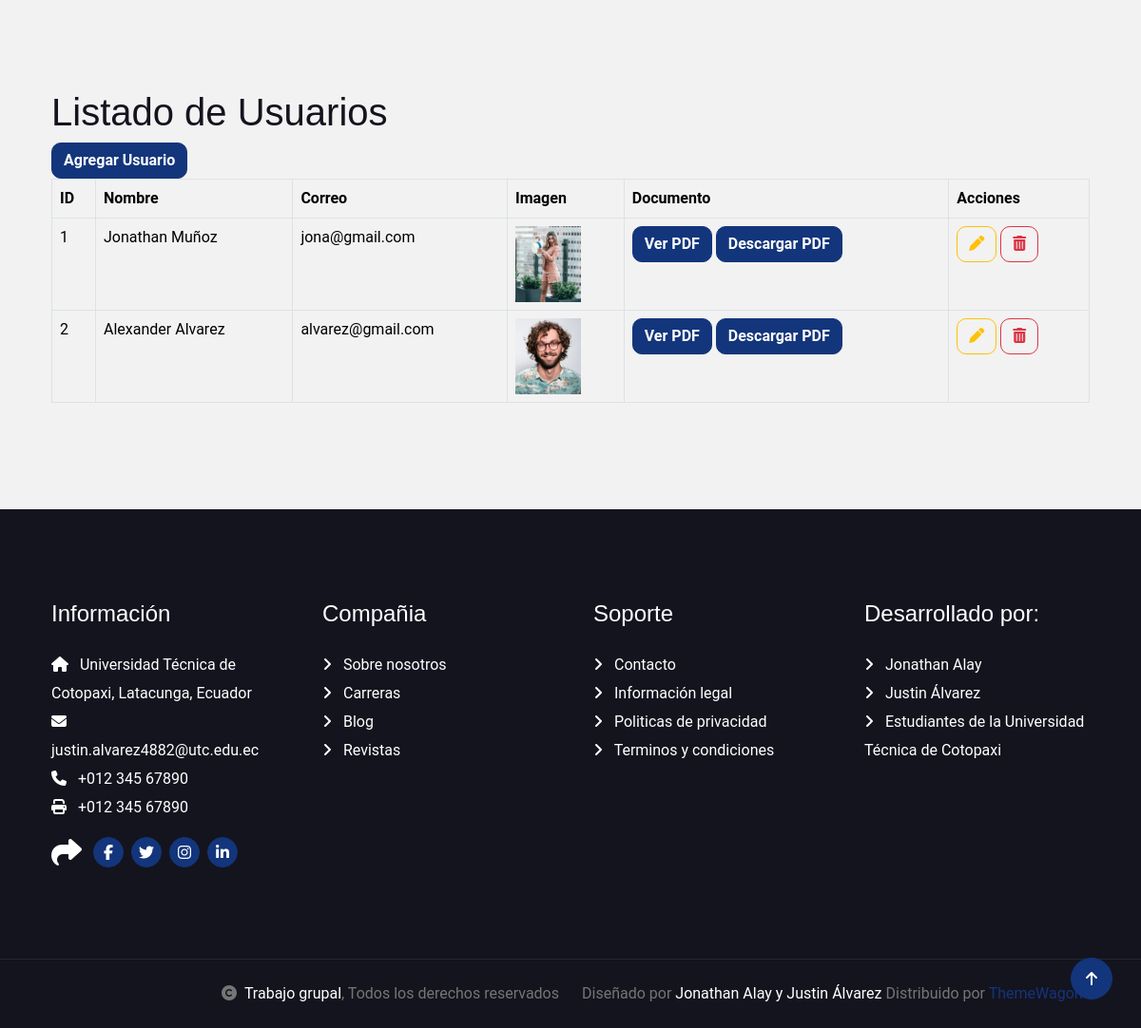
/ (lower part), run on an earlier commit of the app's database.
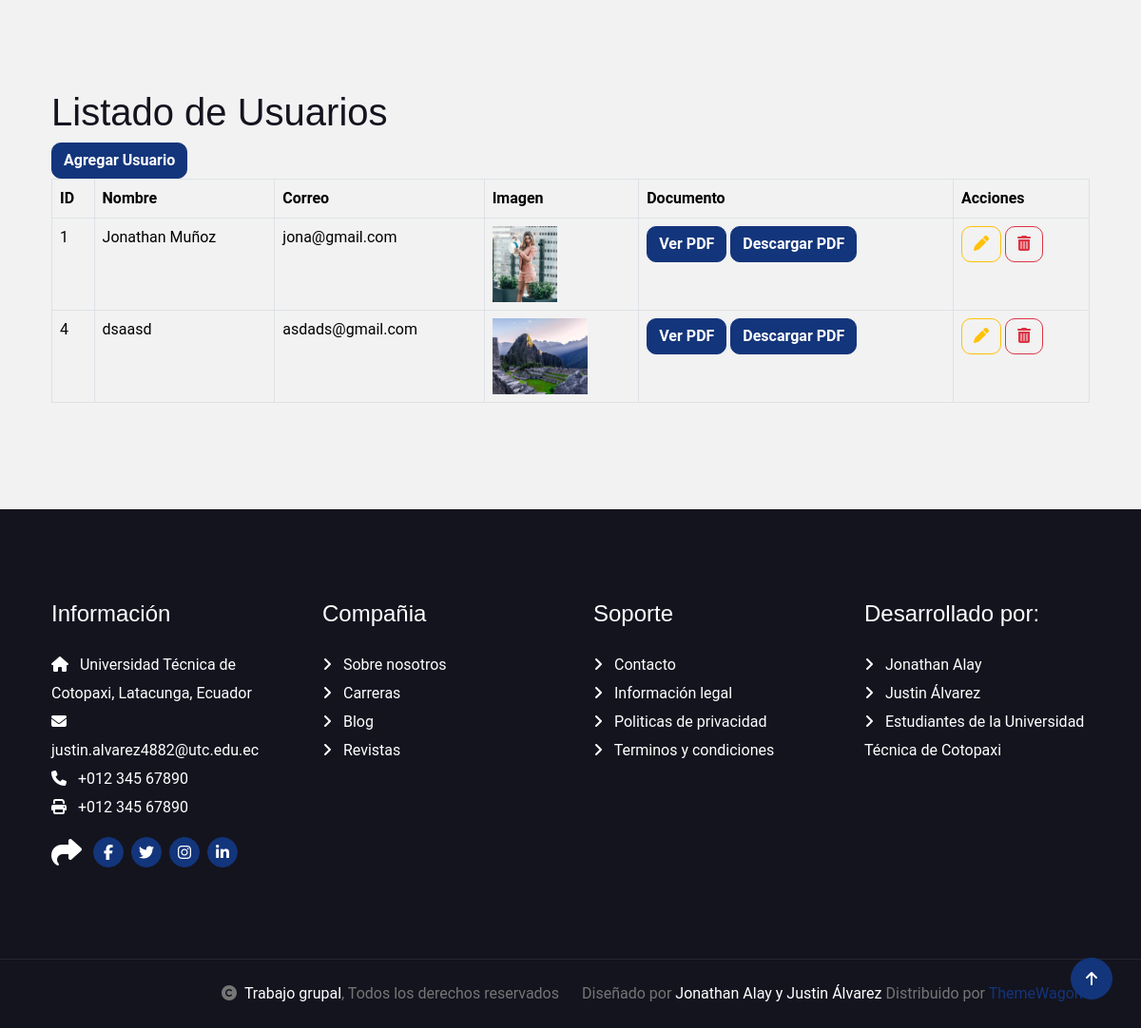
And on a later commit of the database.
### Aplicaciones/Dispositivos/models.py (models this page shows, shortened)
class Usuario(models.Model):
    nombre = models.CharField(max_length=100)
    email = models.EmailField(unique=True)
    telefono = models.CharField(max_length=20, blank=True, null=True)
    fecha_registro = models.DateTimeField(auto_now_add=True)
    logo = models.FileField(upload_to='logos_usuarios/', blank=True, null=True)
    archivo = models.FileField(upload_to='archivos_usuarios/', blank=True, null=True)

### Aplicaciones/Dispositivos/views.py (the view)
# urls.py: path('', views.usuarios),
def usuarios(request):
    listadoUsuarios = Usuario.objects.all()
    return render(request, "usuario.html", {'usuarios': listadoUsuarios})

### Aplicaciones/Dispositivos/templates/usuario.html (shortened to what this page needs)
{% extends './plantilla.html' %}
{% block contenido %}
<h1>Listado de Usuarios</h1>
<a href="/nuevoUsuario" class="btn btn-primary">Agregar Usuario</a><br>
<table class="table table-bordered table-hover" id="tbl_usuarios">
    <thead>
        <tr>
            <th>ID</th>
            <th>Nombre</th>
            <th>Correo</th>
            <th>Imagen</th>
            <th>Documento</th>
            <th>Acciones</th>
        </tr>
    </thead>
    <tbody>
        {% for usuario in usuarios %}
        <tr>
            <td>{{ usuario.id }}</td>
            <td>{{ usuario.nombre }}</td>
            <td>{{ usuario.email }}</td>
            <td>
                {% if usuario.logo %}
                    <img src="{{ usuario.logo.url }}" height="80px" alt="">
                {% else %}
                    Ninguno
                {% endif %}
            </td>
            <td>
                {% if usuario.archivo %}
                    <a href="{{ usuario.archivo.url }}" class="btn btn-primary" target="_blank">Ver PDF</a>
                    <a href="{{ usuario.archivo.url }}" class="btn btn-primary" download>Descargar PDF</a>
                {% else %}
                    Ningún archivo
                {% endif %}
            </td>
            <td>
                <a href="/editarUsuario/{{ usuario.id }}" class="btn btn-outline-warning"><i class="fa fa-pen"></i></a>
                <a href="#" onclick="eliminarUsuario('{{ usuario.id }}');" class="btn btn-outline-danger"><i class="fa fa-trash"></i></a>
            </td>
        </tr>
        {% endfor %}
    </tbody>
</table>
{% endblock %}

What changed in the data, as far as the page shows it:
removed Usuario: id "2", nombre "Alexander Alvarez", email "alvarez@gmail.com", logo (picture)
added Usuario: id "4", nombre "dsaasd", email "asdads@gmail.com", logo (picture)
